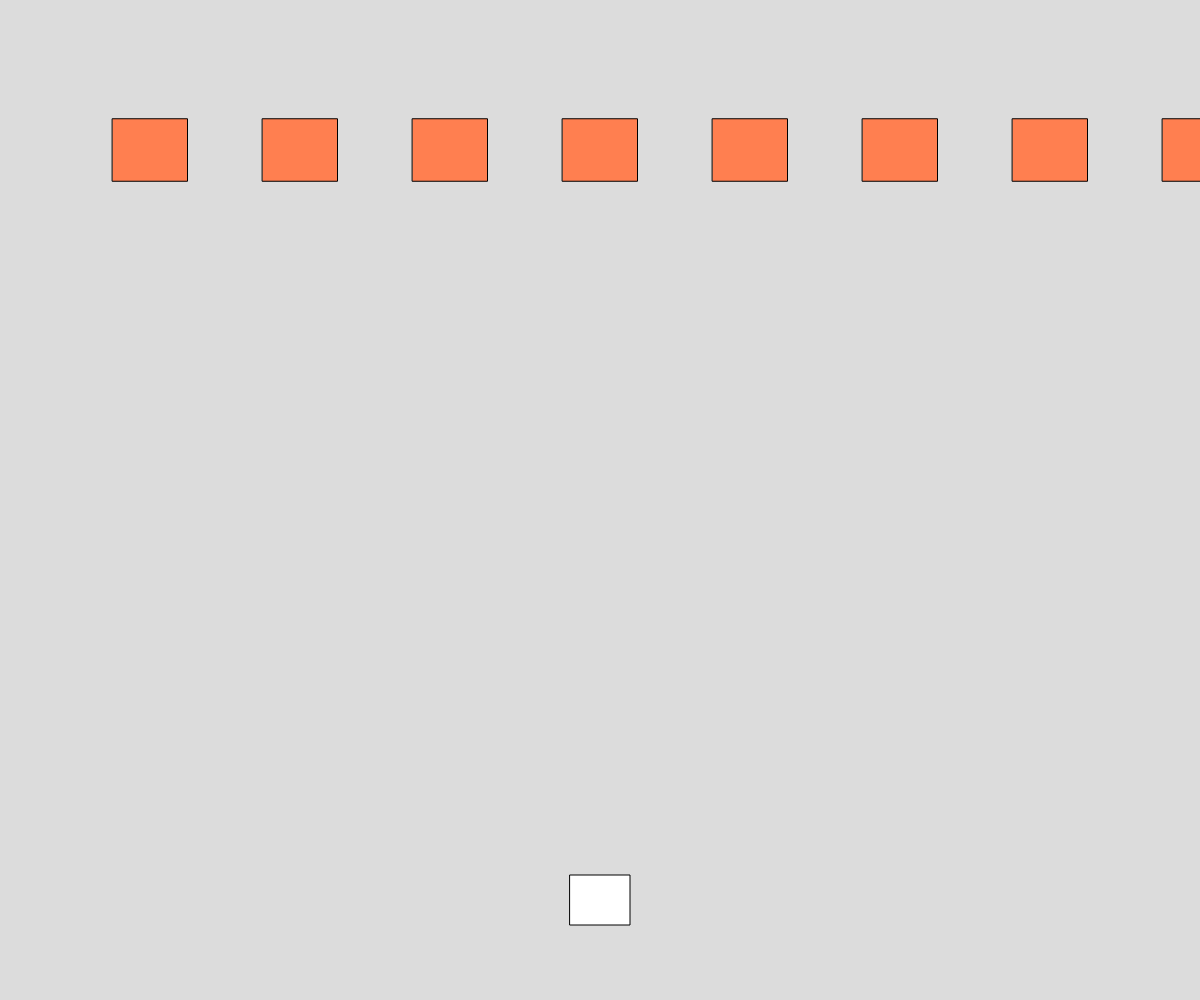
Frame 1 (no input)
Frame 60 (no input): identical to frame 1, image omitted
Frame 120 (the mouse pressed at the canvas centre since frame 60): identical to frame 1, image omitted

The p5.js sketch that drew this single still picture (run headless with seeded random() and noise() and a simulated clock; from frame 60 on, the mouse is pressed at the canvas centre):

// p5.js sketch
// ── sketch.js
/*
Name:  Denzell Devonte Dixon

Date: June 29th, 2018 

Program Name: S

Program Description: In this game you must run up the stairs 
quickly, because class starts soon and you are late!! 
Beat the odds and make it to class in time!!
*/

//player
var p = {

posX: 0,
posY: 0,

  
dimX: 0,
dimY: 0,
  
  
spd: 15,
  
  
  
  
};

//array of bullets
var shots = [];

//array of enemies
var mobs = [];


//Creates canvas
function setup() {
	createCanvas(windowWidth, windowHeight);
  
  //makes things easier
  const H = windowHeight;
  const W = windowWidth;
  
  //I couldn't put this anywhere else so i put it here, just set it up
  p.posX = (W * 1/2);
  p.posY = (H * 9/10);
  p.dimX = (W * 1/20);
  p.dimY = (H * 1/20);
  
  //use a for loop to create the mobs
  
   
    
}



function draw() {
  background(220);
  rectMode(CENTER);
  
  //makes things easier, it cannot be global
  const H = windowHeight;
  const W = windowWidth;
  

  
  
  
  
  
  
  fill(255);
  rect(p.posX,p.posY,p.dimX,p.dimY);
  
  movement();
  
  bordercollision();
  
//array for mobs
 if(mobs.length <= 0){
   for (let i = 0; i <= 7; i++){
     mobs.push(new enemy(p.posX, p.posY));
     mobs[i].X = ((i + 1)/8 * W);
   }
 }

//This will make them move and display
if(mobs.length >= 1){
  for (let i = 0; i < mobs.length; i++){
  mobs[i].work();
  }
}
  
  //bullets moving and stuff and removing with splice
if (shots.length >= 1){
  for (let i = 0; i <= (shots.length -1) ; i++) {//I subtract one because the only thing in array is in 0
        shots[i].work();
      } 
  

  //remove unneccesary bullets
  if (shots[0].Y <= 0){
  shots.splice(0,1);
  console.log(shots.length);
  
}
  

}
  
//Like always, Collision does not work
 
  //The devil Collision

//    console.log("Start");
//   for (let i = 0; i <= (shots.length -1) ; i++) {//I subtract one because the only thing in array is in 0
//     console.log("There are "+ (i) + " shots!");
//        for (let j = 0; j <= (mobs.length -1) ; j++) {//I subtract one because the only thing in array is in 0
//         if(shots[i].y <= mobs[j].y + (mobs[j].dY/2 + shots[i].dR)  
//            //shots[i].y >= mobs[j].y - ((mobs.dY)/2 + shots.dR) &&
//            //shots[i].x <= mobs[j].x + ((mobs.dX)/2 + shots.dR) &&
//            //shots[i].x >= mobs[j].x - ((mobs.dX)/2 + shots.dR) 
//           ){
          
//           //do something here
//           shots.splice(i,1);
//           mobs.splice(j,1);
//           console.log("It worked!");
//         }
//       }  
//       } 
  
  
  //FOR OF LOOP
  if(shots.length >= 1){
  for (let bullet of shots){
    for(let bug of mobs){
       if(bullet.Y <= bug.Y + (bug.dY/2 + bullet.dR) && 
          bullet.Y >= bug.Y - (bug.dY/2 + bullet.dR) &&
          bullet.X <= bug.X + (bug.dX/2 + bullet.dR) &&
          bullet.X >= bug.X - (bug.dX/2 + bullet.dR)
          ){
          let i = shots.indexOf(bullet);
          let j = mobs.indexOf(bug);
          //do something here
          shots.splice(i,1);
          mobs.splice(j,1);
          console.log("It worked!");   
    }  
  }
  }
  
  
  
  
 
    
    
    
    
}

//end draw function
}
//as the name sugest, left and right arrow keys
function movement(){
  //Movemet
  if (keyIsDown(LEFT_ARROW)) {
      p.posX -= p.spd;
    }
    if (keyIsDown(RIGHT_ARROW)) {
      p.posX += p.spd;
    }
  
  
}

//border so the player cannot go off screen
function bordercollision(){
if (p.posX >= (windowWidth - p.dimX/2)){
  
  p.posX -=p.spd
  
}
else if (p.posX <= p.dimX/2){
  p.posX +=p.spd
  
}

}

//this is what's being shot
function projectile(){
  
//makes things easier, it cannot be global
  const H = windowHeight;
  const W = windowWidth;
  
  this.Y = p.posY;
  this.X = p.posX;
  this.dR = (W * 1/50);
  this.spd = 7;
    
  
  
  this.work = function(){
  //color
  fill(255, 127, 80); 
  //move up
	this.Y -= this.spd;
  //THis can change
  ellipseMode(CENTER);
  //display
  ellipse(this.X,this.Y,this.dR,this.dR);
  }
}

//creates a mob and adds mob to array
function enemy(){
  
  const H = windowHeight;
  const W = windowWidth;

  this.X = (W);
  this.Y = (H * 3/20);
  this.dX = (W * 1/16);
  this.dY = (H * 1/16);
  
  //Color and display
  this.work = function(){
  //color
  fill(255, 127, 80); 
  //display
  rect(this.X,this.Y,this.dX,this.dY);
  }
    
  
  
}

//space bar to shoot stuff
function keyPressed() {
  if (keyCode === 32) {
    shots.push(new projectile(p.posX, p.posY));
  }
}
// ── nsketch.js
/*
Name:  Denzell Devonte Dixon

Date: July 17th, 2018 

Program Name: Space Invader Class

Program Description: In this game you must will play
a space invaders like game.
*/

//class things

class Enemy{
    constructor(x, y, width, height, color, hp, img){
        this.x = x;
        this.y = y;
        this.width = width;
        this.height = height;
        this.color = color;
        this.hp = hp;
        this.hpbar = hp;
        //this.img = img; this is for the future
        this.bullets = [];
    }

    display(){
        rectMode(CENTER);
        fill(this.color);

        //image(this.img, this.x, this.y); this is for the future
        rect(this.x, this.y, this.width, this.height);

        //health Bar
        if (this.hp != this.hpbar){
        fill('grey');
        rect(this.x, this.y - this.height, 10 * this.hpbar, 1/5 * this.height);
        fill('red');
        rect(this.x, this.y - this.height, 10 * this.hp, 1/5 * this.height);
        }
    }

    movement(){
        //this will make it move
    }

    die(j){

        this.hp--;

        if(this.hp === 0){
        player.score+=5;
        explosions.push(new Exploion(this.x,this.y,this.color));
        enemies.splice(j,1); 
        }
    }




}

class Bullet{
    constructor(x, y, radius, speed, color){
        this.x = x;
        this.y = y;
        this.radius = radius;
        this.speed = speed;
        this.color = color;
    }

    display(){
        fill(this.color);
        ellipseMode(RADIUS);
        ellipse(this.x, this.y, this.radius, this.radius);

    }

    movement(){
        this.y -= this.speed;
        
    }

    die(i){
        //adds 1 to score and removes bullet
        player.score+=1;
        player.bullets.splice(i,1);
    }


}

class Player {
    constructor(x, y, width, height, speed, hp, dmg, color, img ){
        this.x = x;
        this.y = y;
        this.width = width;
        this.height = height;
        this.speed = speed;
        this.hp = hp;
        this.dmg = dmg;
        this.color = color;
        //this.img = img;
        this.bullets = [];
        this.score = 0;
    }

    movement(){
        if (keyIsDown(LEFT_ARROW)) {
            this.x -= this.speed;
        }
        if (keyIsDown(RIGHT_ARROW)) {
            this.x += this.speed;
        }

    }

    display(){
        fill(this.color);
        rect(this.x, this.y, this.width, this.height);
    }

    bordercollision(){
        if (this.x >= (W - this.width/2)){
          this.x -=this.speed;
          
        }
        else if (this.x <= this.width/2){
          this.x +=this.speed;
          
        }

    }

    work(){
        this.display();
        this.bordercollision();
        this.movement();
    }



}

class Exploion{
    constructor(x, y, color){
    this.x = x;
    this.y = y;
    this.color = color;
    this.lifespan = 0;
    }
    explode(){
        
        //fill(this.color); I want to add opacity so I will hard code this part
        let c = color(255, 0, 0, 255 - 4.25*this.lifespan);
        fill(c);
        ellipse(this.x, this.y, this.lifespan/1.5, this.lifespan/1.5);
        this.lifespan+= 2;

        if (this.lifespan >= 60){
            explosions.splice(0,1);
        }
    }
    
}

let player;
let enemies = [];
let explosions = [];
let enemyAmount = 10;
let W, H;

function setup(){
    createCanvas(windowWidth,windowHeight);
    background(0,0,0);
    W = width;
    H = height;


    //array for enemies
    for (let i = 0; i < enemyAmount; i++){
    
      enemies.push(new Enemy(W * ((i+1)/(enemyAmount+2)) , 1/10 * H, W * 1/(enemyAmount * 2), H * 1/(enemyAmount * 2), 	'#00bfff', 3, null));
      //The x makes all the mobs centered ish
      //The y is 1/10 the height
      //The width is the inverseof the amount of enemies * 2 then times width
      //The heigh will be rought the same formula
      //The color is red for now
    }

//All the stuff for the 
player = new Player((W * 1/2), (H * 9/10), (W * 1/20), (H * 1/20), 15, 50, 1, '#fae', null);
  

}

function draw(){
    background(0,0,0);

    //displays the enemies and stuff
    for (const enemy of enemies){
        enemy.display();

        for (const bullet of enemy.bullets){
            bullet.movement();
            bullet.display();

            //gonna put collision in here

            }
        
    }

    //displays player and stuff
    player.work();

    //display player bullets and stuff
    for (const bullet of player.bullets){
        bullet.movement();
        bullet.display();
        

        //remove unneccesary player bullets
        if (player.bullets[0].y <= 0){
            player.bullets.splice(0,1);

        } 
        
        //Collision for bullets and enemies
        for(const enemy of enemies){
            if(bullet.y <= enemy.y + (enemy.height/2 + bullet.radius) && 
                bullet.y >= enemy.y - (enemy.height/2 + bullet.radius) &&
                bullet.x <= enemy.x + (enemy.width/2 + bullet.radius) &&
                bullet.x >= enemy.x - (enemy.width/2 + bullet.radius)
            ){
                let i = player.bullets.indexOf(bullet);
                let j = enemies.indexOf(enemy);
                //do something here
                enemy.die(j);
                bullet.die(i);
            }
             
        }
     }

     //Exploding collision
     for (const boom of explosions){
         boom.explode();
     }

    //The enemies shooting
    if (frameCount % 60 == 0){
        let i = Math.floor(random(enemies.length));
        console.log(i);
        
        enemies[i].bullets.push(new Bullet(enemies[i].x, enemies[i].y, W/240, -7, 'white'));

    }

 
    //Display score
    text("Score: " + player.score, W * 11/12, H * 1/10);
}

function keyPressed() {
    if (keyCode === 32) {
      player.bullets.push(new Bullet(player.x, player.y, W/240, 7, 'yellow'));
    }
  }
